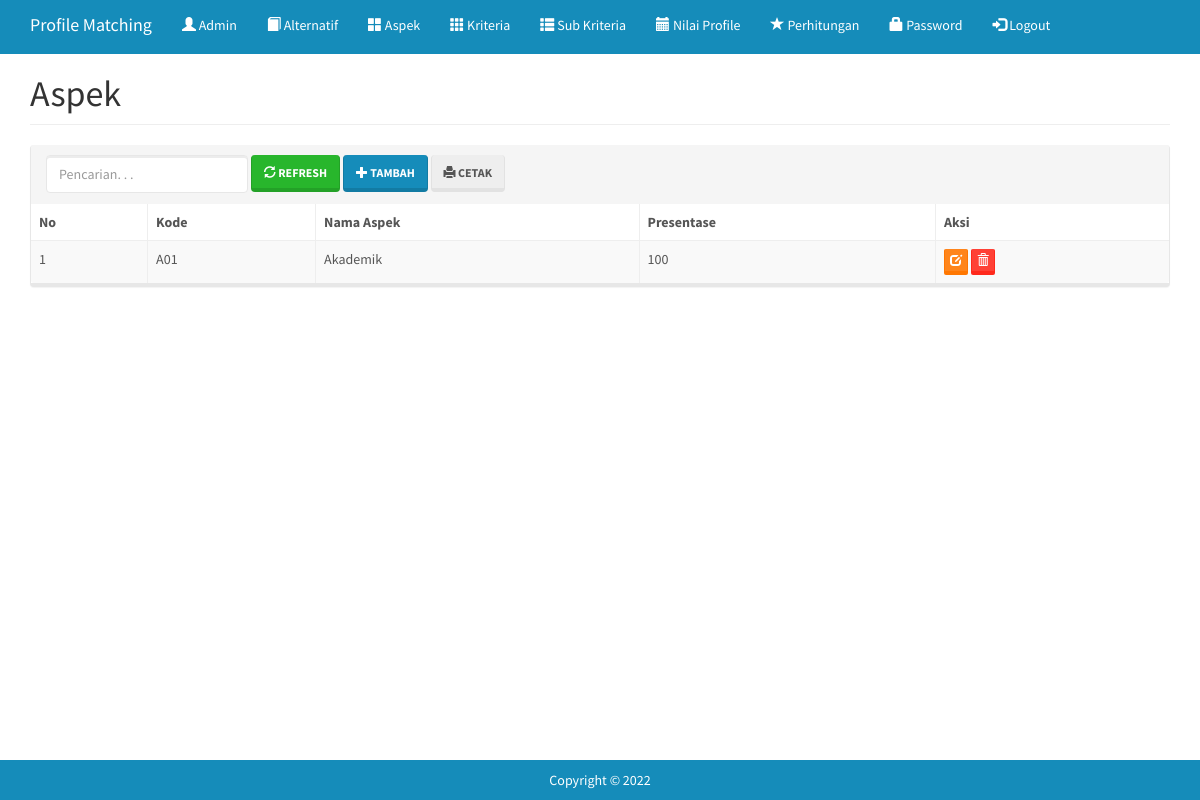
The page /index.php?m=aspek (signed in) on the database its author committed.
### tables this page shows
CREATE TABLE `tb_aspek` (
  `kode_aspek` varchar(8) NOT NULL,
  `nama_aspek` varchar(64) DEFAULT NULL,
  `persen` double DEFAULT NULL
);

### config.php (called while the page is built)
<?php
	$config["server"]='localhost';
	$config["username"]='root';
	$config["password"]='';
	$config["database_name"]='spk-pm';
?>

### functions.php (called while the page is built, shortened)
<?php
include'config.php';
include'includes/db.php';
$db = new DB($config['server'], $config['username'], $config['password'], $config['database_name']);
include'includes/general.php';

### includes/general.php (called while the page is built, shortened)
<?php
function esc_field($str){
    if (!get_magic_quotes_gpc())
        return addslashes($str);
    else
        return $str;
}

### includes/db.php (called while the page is built, shortened)
<?php
class DB{
    var $conn = null;
    public function __construct($host, $username, $passwd, $dbname){
        $this->conn = mysqli_connect($host, $username, $passwd, $dbname);
    }
    public function query($sql){
        $query = mysqli_query($this->conn, $sql) or die('<pre>Error mysqli_query: ' . mysqli_error($this->conn) . '<br />' . $sql . '</pre>');
        return $query;
    }
    public function get_results($sql){
        $query = $this->query($sql);
        $arr = array();
        while($row = mysqli_fetch_object($query)){
            $arr[] = $row;
        }
        return $arr;
    }
}

### aspek.php (the view, shortened to what this page needs)
<div class="page-header">
    <h1>Aspek</h1>
</div>
<div class="panel panel-default">
    <div class="panel-heading">
        <form class="form-inline">
            <div class="form-group">
                <input class="form-control" type="text" placeholder="Pencarian. . ." name="q" value="<?=$_GET['q']?>" />
            </div>
            <div class="form-group">
                <button class="btn btn-success"><span class="glyphicon glyphicon-refresh"></span> Refresh</a>
            </div>
            <div class="form-group">
                <a class="btn btn-primary" href="?m=aspek_tambah"><span class="glyphicon glyphicon-plus"></span> Tambah</a>
            </div>
            <div class="form-group">
                <a class="btn btn-default" href="cetak.php?m=aspek" target="_blank"><span class="glyphicon glyphicon-print"></span> Cetak</a>
            </div>
        </form>
    </div>
    <div class="table-responsive">
        <table class="table table-bordered table-hover table-striped">
        <thead>
            <tr>
                <th>No</th>
                <th>Kode</th>
                <th>Nama Aspek</th>
                <th>Presentase</th>
                <th>Aksi</th>
            </tr>
        </thead>
        <?php
        $q = esc_field($_GET['q']);
        $rows = $db->get_results("SELECT * FROM tb_aspek WHERE kode_aspek LIKE '%$q%' OR nama_aspek LIKE '%$q%' ORDER BY kode_aspek");
        $no=0;
        foreach($rows as $row):?>
        <tr>
            <td><?=++$no ?></td>
            <td><?=$row->kode_aspek?></td>
            <td><?=$row->nama_aspek?></td>
            <td><?=$row->persen?></td>
            <td>
                <a class="btn btn-xs btn-warning" href="?m=aspek_ubah&ID=<?=$row->kode_aspek?>"><span class="glyphicon glyphicon-edit"></span></a>
                <a class="btn btn-xs btn-danger" href="aksi.php?act=aspek_hapus&ID=<?=$row->kode_aspek?>" onclick="return confirm('Hapus data?')"><span class="glyphicon glyphicon-trash"></span></a>
            </td>
        </tr>
        <?php endforeach;?>
        </table>
    </div>
</div>

### assets/css/general.css (style rules this page uses)
html { position: relative; min-height: 100%; }
body { margin-bottom: 70px; }
.page-header { margin-top: 0; padding-bottom: 0; }
.page-header h1 { margin-top: 0; }

### rows shown on the page
tb_aspek: kode_aspek "A01", nama_aspek "Akademik", persen "100"
